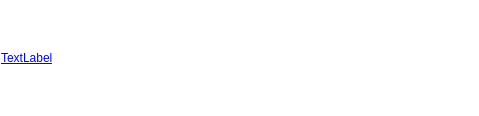
<?xml version="1.0" encoding="UTF-8"?>
<ui version="4.0">
 <class>SubtitleWidget</class>
 <widget class="QWidget" name="SubtitleWidget">
  <property name="geometry">
   <rect>
    <x>0</x>
    <y>0</y>
    <width>479</width>
    <height>116</height>
   </rect>
  </property>
  <property name="windowTitle">
   <string>Form</string>
  </property>
  <property name="styleSheet">
   <string notr="true">background-color: white;</string>
  </property>
  <layout class="QGridLayout" name="gridLayout">
   <property name="leftMargin">
    <number>1</number>
   </property>
   <property name="topMargin">
    <number>2</number>
   </property>
   <property name="rightMargin">
    <number>1</number>
   </property>
   <property name="bottomMargin">
    <number>2</number>
   </property>
   <item row="0" column="0">
    <widget class="QLabel" name="label">
     <property name="font">
      <font>
       <underline>true</underline>
      </font>
     </property>
     <property name="cursor">
      <cursorShape>PointingHandCursor</cursorShape>
     </property>
     <property name="styleSheet">
      <string notr="true">QLabel {
	color: blue;
	background-color: rgba(230, 230, 230, 0);
 }
QLabel:hover { text-decoration: underline; }
</string>
     </property>
     <property name="text">
      <string>TextLabel</string>
     </property>
    </widget>
   </item>
   <item row="0" column="1">
    <spacer name="horizontalSpacer">
     <property name="orientation">
      <enum>Qt::Horizontal</enum>
     </property>
     <property name="sizeHint" stdset="0">
      <size>
       <width>40</width>
       <height>1</height>
      </size>
     </property>
    </spacer>
   </item>
  </layout>
 </widget>
 <resources/>
 <connections/>
</ui>
